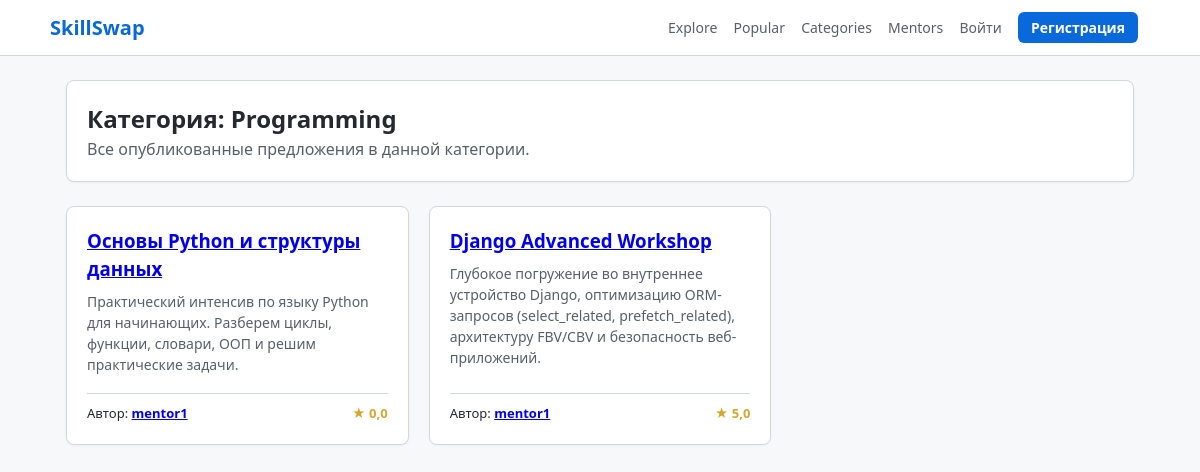
Page /categories/programming/ on the committed database.
### offers/models.py (models this page shows, shortened)
class Category(models.Model):
    name = models.CharField(max_length=100, unique=True)
    slug = models.SlugField(max_length=100, unique=True, blank=True)
    class Meta:
        ordering = ["name"]
        verbose_name_plural = "Categories"

class SkillOffer(models.Model):
    LEVEL_CHOICES = [
        ("Beginner", "Beginner"),
        ("Intermediate", "Intermediate"),
        ("Advanced", "Advanced"),
    ]
    FORMAT_CHOICES = [
        ("Online", "Online"),
        ("Offline", "Offline"),
    ]
    STATUS_CHOICES = [
        ("draft", "Draft"),
        ("pending", "Pending"),
        ("published", "Published"),
        ("rejected", "Rejected"),
    ]
    title = models.CharField(max_length=200)
    description = models.TextField()
    image = models.ImageField(upload_to="offers/", null=True, blank=True)
    category = models.ForeignKey(
        Category, on_delete=models.CASCADE, related_name="offers"
    )
    level = models.CharField(max_length=20, choices=LEVEL_CHOICES, default="Beginner")
    format = models.CharField(max_length=20, choices=FORMAT_CHOICES, default="Online")
    duration = models.CharField(max_length=50, default="60 минут")
    author = models.ForeignKey(
        settings.AUTH_USER_MODEL, on_delete=models.CASCADE, related_name="offers"
    )
    created_at = models.DateTimeField(auto_now_add=True)
    status = models.CharField(max_length=20, choices=STATUS_CHOICES, default="pending")
    class Meta:
        ordering = ["-created_at"]
    @property
    def average_rating(self) -> float:
        reviews = self.reviews.all()
        if not reviews.exists():
            return 0.0
        avg = reviews.aggregate(models.Avg("rating"))["rating__avg"]
        return round(avg, 1) if avg else 0.0

### accounts/models.py (models this page shows, shortened)
class User(AbstractUser):
    ROLE_CHOICES = [
        ("superadmin", "Супер админ"),
        ("admin", "Админ"),
        ("user", "Юзер"),
    ]
    role = models.CharField(max_length=20, choices=ROLE_CHOICES, default="user")
    is_banned = models.BooleanField(default=False)
    avatar = models.ImageField(upload_to="avatars/", null=True, blank=True)
    bio = models.TextField(blank=True, default="")

### offers/views.py (the view)
# urls.py: path("categories/<slug:slug>/", views.category_offers, name="category_offers"),
def category_offers(request: HttpRequest, slug: str) -> HttpResponse:
    category = get_object_or_404(Category, slug=slug)
    offers = (
        SkillOffer.objects.filter(category=category, status="published")
        .select_related("author", "category")
        .prefetch_related("reviews")
        .all()
    )
    return render(
        request,
        "offers/category_offers.html",
        {"category": category, "offers": offers},
    )

### templates/offers/category_offers.html (shortened to what this page needs)
{% extends "base.html" %}
{% block content %}
<div class="card" style="margin-bottom: 24px;">
    <h2>Категория: {{ category.name }}</h2>
    <p style="color: #57606a;">Все опубликованные предложения в данной категории.</p>
</div>
{% if offers %}
    <div class="grid">
        {% for offer in offers %}
            <div class="card" style="display: flex; flex-direction: column; justify-content: space-between;">
                <div>
                    <h3><a href="{% url 'offers:offer_detail' offer_id=offer.id %}">{{ offer.title }}</a></h3>
                    <p style="font-size: 14px; color: #57606a; margin: 8px 0;">
                        {{ offer.description|truncatewords:20 }}
                    </p>
                </div>
                <div style="border-top: 1px solid #d0d7de; padding-top: 10px; margin-top: 10px;">
                    <div style="display: flex; justify-content: space-between; font-size: 13px;">
                        <span>Автор: <a href="{% url 'accounts:profile' username=offer.author.username %}"><strong>{{ offer.author.username }}</strong></a></span>
                        <span style="color: #d4a72c; font-weight: bold;">★ {{ offer.average_rating }}</span>
                    </div>
                </div>
            </div>
        {% endfor %}
    </div>
{% else %}
    <div class="card" style="text-align: center; padding: 40px;">
        <p style="color: #57606a;">В этой категории пока нет опубликованных предложений.</p>
    </div>
{% endif %}
{% endblock %}

### static/style.css (style rules this page uses)
* { box-sizing: border-box; margin: 0; padding: 0; }
body { font-family: system-ui, -apple-system, "Segoe UI", Roboto, sans-serif; color: #24292f; background-color: #f6f8fa; line-height: 1.5; padding-bottom: 50px; }
.card { background-color: #ffffff; border: 1px solid #d0d7de; border-radius: 8px; padding: 20px; margin-bottom: 20px; box-shadow: 0 1px 3px rgba(31,35,40,0.04); }
.grid { display: grid; grid-template-columns: repeat(auto-fill, minmax(300px, 1fr)); gap: 20px; }

### rows in the picture
Category: name "Programming"
SkillOffer: title "Основы Python и структуры данных", description "Практический интенсив по языку Python для начинающих. Разберем циклы, функции, словари, ООП и решим практические задачи.", author.username "mentor1", average_rating "0,0"
SkillOffer: title "Django Advanced Workshop", description "Глубокое погружение во внутреннее устройство Django, оптимизацию ORM-запросов (select_related, prefetch_related), архитектуру FBV/CBV и безопасность веб-приложений.", author.username "mentor1", average_rating "5,0"
